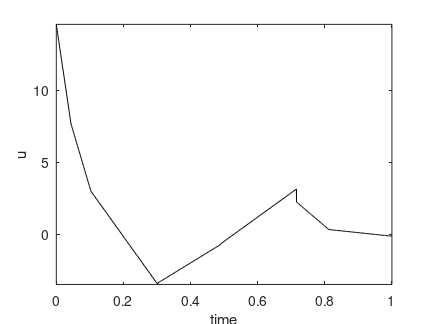
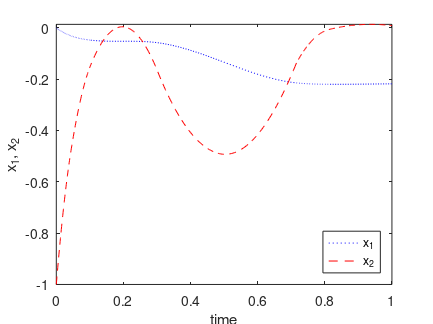
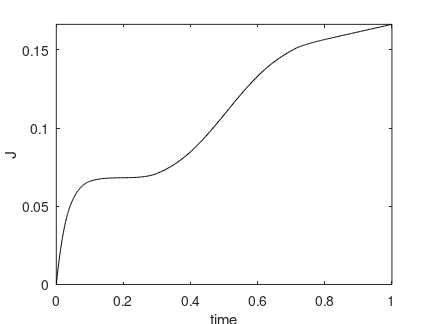
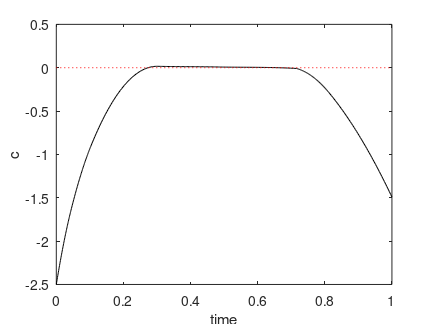

Reproduce these figures in MATLAB, in order.
%[tp,cp,ceqp] = constraints(optimout,optimparam,50);
%[tplot,uplot,xplot] = profiles(optimout,optimparam,50);
%save optimresults optimout optimparam
%save optimprofiles tplot uplot xplot tp cp ceqp
load optimprofiles tplot uplot xplot tp cp ceqp

% ploting
%..........................................................................
plot(tplot,uplot,'k')
title('')
xlabel('time')
ylabel('u')
axis tight 
set(1,'PaperUnits','centimeters')
set(1,'PaperPosition',[3 10 11 8.25])

print -depsc u_627a.eps
pause

plot(tplot,xplot(:,1),'b:',tplot,xplot(:,2),'r--')
title('')
xlabel('time')
ylabel('x_1, x_2')
legend('x_1','x_2','Location','southeast')
axis tight 
set(1,'PaperUnits','centimeters')
set(1,'PaperPosition',[3 10 11 8.25])

print -depsc x12_627a.eps
pause

plot(tplot,xplot(:,3),'k')
title('')
xlabel('time')
ylabel('J')
axis tight 
set(1,'PaperUnits','centimeters')
set(1,'PaperPosition',[3 10 11 8.25])

print -depsc x3_627a.eps
pause

plot(tp,cp,'k-',[0;1],[0;0],'r:')
title('')
xlabel('time')
ylabel('c')
axis([0 1 -2.5 0.5]) 
set(1,'PaperUnits','centimeters')
set(1,'PaperPosition',[3 10 11 8.25])

print -depsc c_627a.eps
pause
close
%..........................................................................